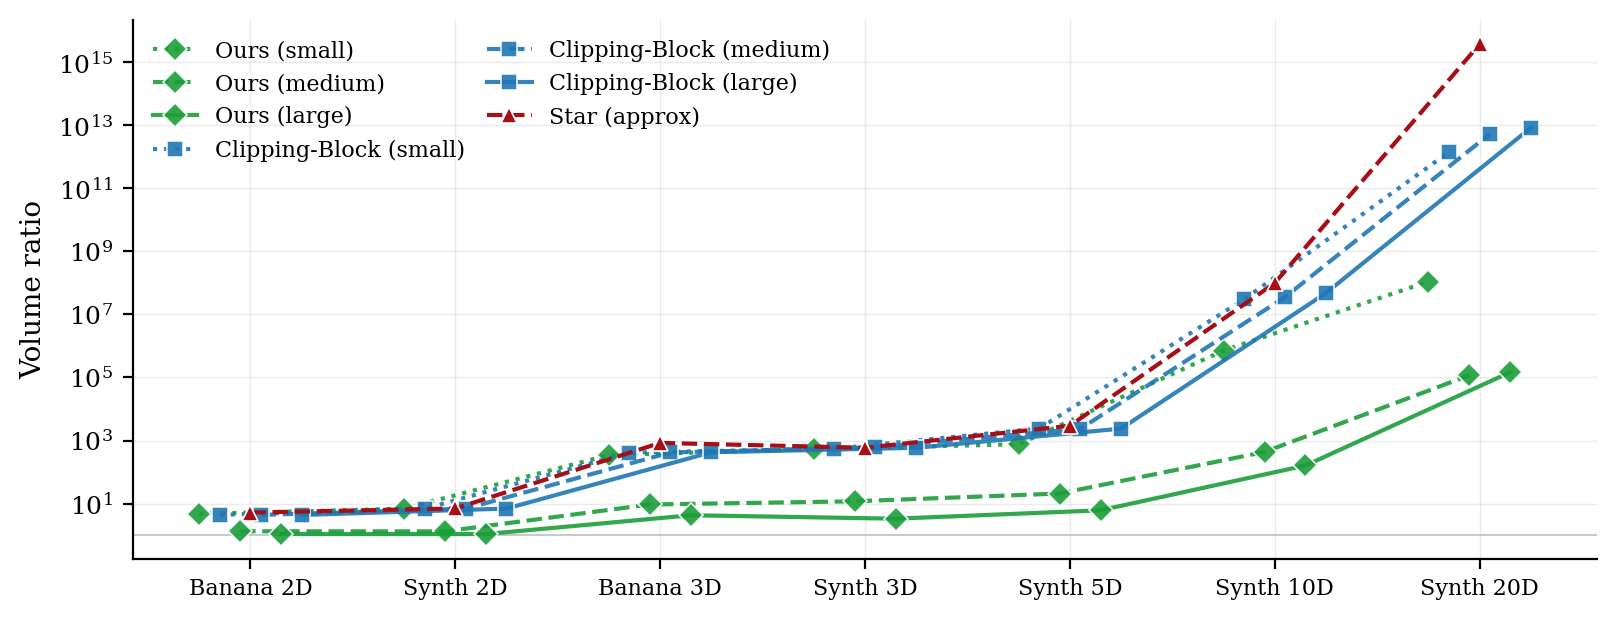

Here is the Python script that generated this plot:
"""Figure 5 — Exp 3 volume-comparison.

Reads the per-(benchmark, config, method) CSVs from
``examples/FlowConformal/experiments/exp3_synthetic/outputs/`` and
plots the volume ratio (predicted_vol / true_reach_vol) per benchmark.
One trace per (method, sample-budget config); y-axis is log-scale
because hashemi/starset blow up exponentially with input dim.

Run with::

    python -m \\
        examples.FlowConformal.paper.figures.fig5_exp3_volume_comparison
"""
from __future__ import annotations

import argparse
import csv
import statistics
import sys
from pathlib import Path

import numpy as np

sys.path.insert(0, str(Path(__file__).resolve().parent))

from _common import (  # noqa: E402
    METHOD_COLORS,
    apply_paper_style,
    save_figure,
)

import matplotlib.pyplot as plt  # noqa: E402

# Benchmark order: by intrinsic dimensionality so the x-axis traces a
# clean d=2 → d=20 progression. The two banana benchmarks are
# nonlinear classifiers; synth_<N>d are 1-Lipschitz identity-activation
# linear nets.
BENCHES = [
    ('2d_banana', 2, 'nonlinear'),
    ('synth_2d',  2, 'linear'),
    ('3d_banana', 3, 'nonlinear'),
    ('synth_3d',  3, 'linear'),
    ('synth_5d',  5, 'linear'),
    ('synth_10d', 10, 'linear'),
    ('synth_20d', 20, 'linear'),
]

# Compact display names for the x-axis tick labels. Short enough that
# they sit flat (no rotation) within the 7-slot horizontal budget.
BENCH_DISPLAY = {
    '2d_banana': 'Banana 2D',
    '3d_banana': 'Banana 3D',
    'synth_2d':  'Synth 2D',
    'synth_3d':  'Synth 3D',
    'synth_5d':  'Synth 5D',
    'synth_10d': 'Synth 10D',
    'synth_20d': 'Synth 20D',
}

CONFIGS = ('small', 'default', 'large')

EXP3_OUTPUTS = (
    Path(__file__).resolve().parents[2]
    / 'experiments' / 'exp3_synthetic' / 'outputs'
)

# Per-method visual conventions. starset is the sound deterministic
# baseline (red palette to match the Exp 1/2 sound-verifier colors);
# hashemi-clipping reuses its blue; ours stays green.
METHOD_STYLES: dict[str, dict] = {
    'ours':             dict(color=METHOD_COLORS['ours'],
                             marker='D', label='Ours'),
    'hashemi_clipping': dict(color=METHOD_COLORS['hashemi_clipping'],
                             marker='s', label='Clipping-Block'),
    'starset':          dict(color='#a50f15',
                             marker='^', label='Star (approx)'),
}

# Config -> linestyle for the line plot, and -> hatch for the bar plot.
CONFIG_LINESTYLE = {
    'small':   ':',
    'default': '--',
    'large':   '-',
}
CONFIG_HATCH = {
    'small':   '....',
    'default': '////',
    'large':   '',
}
CONFIG_LABEL = {
    'small':   'small',
    'default': 'medium',
    'large':   'large',
}


def _floats(rows, key):
    out = []
    for r in rows:
        v = r.get(key, '').strip()
        if not v:
            continue
        try:
            x = float(v)
        except ValueError:
            continue
        if np.isfinite(x):
            out.append(x)
    return out


def _read(path: Path) -> list[dict]:
    if not path.exists():
        return []
    with open(path) as f:
        return list(csv.DictReader(f))


def _ratio_summary(bench: str, method: str, config: str) -> tuple[float, float]:
    """Return (mean_ratio, std_ratio) over seeds. NaN if no data."""
    if method == 'ours':
        path = EXP3_OUTPUTS / f'exp3_{bench}_flow_unsat_ours_{config}.csv'
        ratio_col = 'volume_ratio'
    elif method == 'hashemi_clipping':
        path = EXP3_OUTPUTS / f'exp3_{bench}_unsat_hashemi_clipping_{config}.csv'
        ratio_col = 'volume_ratio_closedform'
    elif method == 'starset':
        # Star-set approx has no config axis; reuse the same value
        # across small/default/large bars/markers.
        path = EXP3_OUTPUTS / f'exp3_{bench}_unsat_starset_approx.csv'
        ratio_col = 'volume_ratio'
    else:
        raise ValueError(f'unknown method: {method}')
    rows = _read(path)
    ratios = _floats(rows, ratio_col)
    if not ratios:
        return float('nan'), float('nan')
    if len(ratios) == 1:
        return ratios[0], 0.0
    return statistics.mean(ratios), statistics.stdev(ratios)


def _draw_lines(ax) -> None:
    """Panel A: ratio vs network input dim. One trace per (method, config).

    Two benchmarks share each input dim 2 and 3 (banana vs. synth_*).
    We use one categorical x-slot per benchmark (in BENCHES order) so
    points don't overlap; the dim is annotated in the tick label.
    """
    n_bench = len(BENCHES)
    x_slots = list(range(n_bench))
    slot_labels = [BENCH_DISPLAY[b] for (b, _d, _) in BENCHES]

    for method in ('ours', 'hashemi_clipping', 'starset'):
        style = METHOD_STYLES[method]
        for config in CONFIGS:
            if method == 'starset' and config != 'default':
                continue
            xs, ys = [], []
            for slot, (bench, _dim, _kind) in zip(x_slots, BENCHES):
                m, _s = _ratio_summary(bench, method, config)
                if not np.isfinite(m):
                    continue
                jitter = (
                    {'small': -0.20, 'default': 0.0, 'large': 0.20}[config]
                    + {'ours': -0.05, 'hashemi_clipping': 0.05,
                       'starset': 0.0}[method]
                )
                xs.append(slot + jitter)
                ys.append(m)
            if not xs:
                continue
            label_suffix = (
                '' if method == 'starset' else f' ({CONFIG_LABEL[config]})'
            )
            # No error bars: seed-to-seed stdev frequently exceeds the
            # mean on log scale (the ratio distribution is right-skewed
            # by orders of magnitude on high-d cells), which would
            # render the lower whisker as a tall vertical artifact
            # clipped to the axis bottom. The table reports the
            # numerical (mean, stdev) for each cell.
            ax.plot(
                xs, ys,
                color=style['color'],
                linestyle=CONFIG_LINESTYLE[config],
                marker=style['marker'], markersize=6,
                markeredgecolor='white', markeredgewidth=0.6,
                label=style['label'] + label_suffix,
                linewidth=1.5,
                alpha=0.9 if method != 'starset' else 1.0,
            )

    ax.set_yscale('log')
    ax.set_ylabel('Volume ratio')
    ax.axhline(1.0, color='gray', linestyle='-', linewidth=0.6, alpha=0.5,
               zorder=0)
    ax.grid(True, which='both', alpha=0.25)
    ax.set_xticks(x_slots)
    ax.set_xticklabels(slot_labels, rotation=0, ha='center', fontsize=8)
    ax.legend(loc='upper left', fontsize=8, ncol=2,
              framealpha=0.9, columnspacing=1.0)




def main() -> None:
    parser = argparse.ArgumentParser(description=__doc__)
    parser.add_argument(
        '--output', type=Path, default=None,
        help='PNG output path. Default: <this dir>/fig5_exp3_volume_comparison.png',
    )
    args = parser.parse_args()
    output = (
        args.output
        if args.output is not None
        else Path(__file__).resolve().parent / 'fig5_exp3_volume_comparison.png'
    )

    apply_paper_style()
    fig, ax = plt.subplots(1, 1, figsize=(8.2, 3.2))
    _draw_lines(ax)
    fig.tight_layout()
    save_figure(fig, output)
    print(f'Wrote {output}')


if __name__ == '__main__':
    main()
